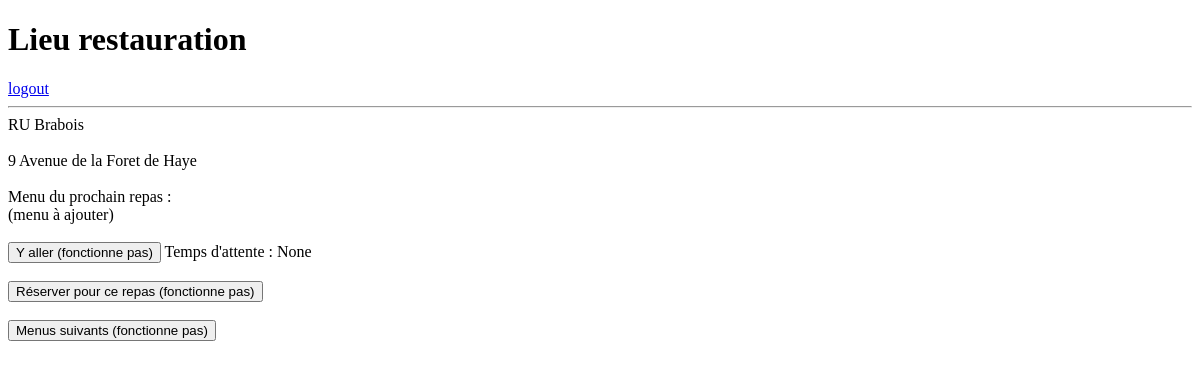
The page /appPrincipale/lieuR/1/ on the database as committed earlier.
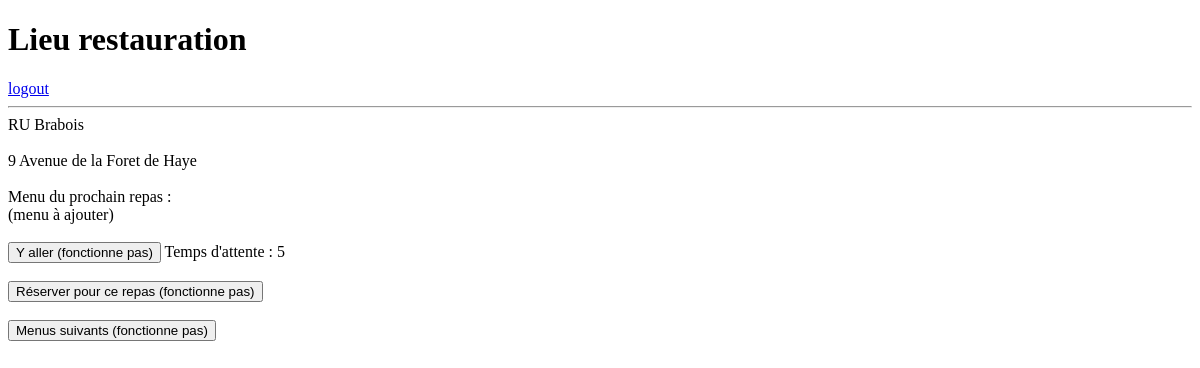
The same page on the database as committed later.
### appPrincipale/models.py (models this page shows, shortened)
class LieuRestauration(models.Model):
    nom = models.CharField(max_length=50)
    adresse = models.CharField(max_length=100)
    TYPE = (
     ('RU', 'Restaurant Universitaire'),
     ('BR', 'Brasserie'),
     ('CA', 'Cafétéria'),
     ('FO', 'Foodtruck'),
     ('SA', 'Salle administrative'),
     ('SW', 'Sandwicherie'),
    )
    typeR = models.CharField(null=True, max_length=2, choices=TYPE)
    codePostal = models.CharField(null=True, max_length=6)
    tempsAttente = models.IntegerField(null=True)
    note = models.FloatField(null=True)
    distance = models.FloatField(null=True)
    platPrincipal = models.ManyToManyField(PlatPrincipal, through='Menu')
    entree = models.ManyToManyField(Entree, through='Menu')
    fromage = models.ManyToManyField(Fromage, through='Menu')
    dessert = models.ManyToManyField(Dessert, through='Menu')
    boisson = models.ManyToManyField(Boisson, through='Menu')

### appPrincipale/views.py (the view)
# urls.py: url(r'^lieuR/(?P<lieu_id>[0-9]+)/$', views.lieuR, name='lieuR'),
def lieuR(request, lieu_id):
    lieu = LieuRestauration.objects.get(pk=lieu_id)
    return render(request, 'appPrincipale/lieu.html', {'lieu': lieu})

### appPrincipale/templates/appPrincipale/lieu.html
{% extends 'appPrincipale/base.html' %}
{% block title %}Lieu restauration{% endblock %}
{% block content %}
  <span> {{ lieu.nom }} </span><br><br>
  <span> {{ lieu.adresse }} </span><br><br>
  <div>
     <div>
        <span>Menu du prochain repas :</span><br>
        <span>(menu à ajouter)</span>
     </div><br>
     <div>
        <input type="button" value="Y aller (fonctionne pas)">
        <span>Temps d'attente : {{ lieu.tempsAttente }}</span>
     </div><br>
     <div>
        <input type="button" value="Réserver pour ce repas (fonctionne pas)"><br>
     </div><br>
     <div>
        <input type="button" value="Menus suivants (fonctionne pas)"><br>
     </div>
  </div>
{% endblock %}

### appPrincipale/templates/appPrincipale/base.html (shortened to what this page needs)
<!DOCTYPE html>
<html>
<head>
</head>
<body>
  <header>
    <h1>{% block title %}{% endblock %}</h1>
     <a href="{% url 'login' %}">logout</a>
  </header>
  <hr>
  <main>
    {% block content %}
    {% endblock %}
  </main>
</body>
</html>

Rows that differ between the two databases and show on the page:
changed LieuRestauration "RU Brabois": tempsAttente "None" → "5"
